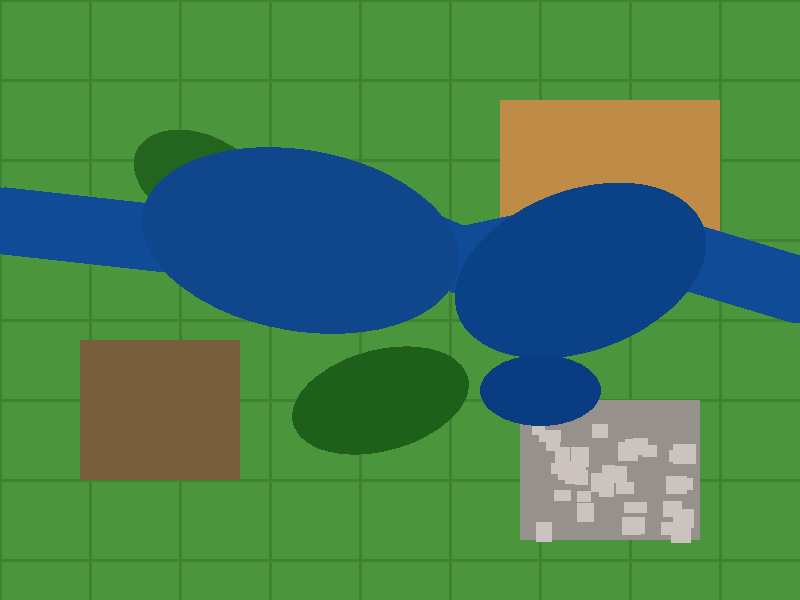
#> input picture data/samples/chennai_post_disaster_sentinel2.png, 800 x 600 px
$ python -i service.py   (imports and definitions only)
#> lines starting #> are read from the running program, lines starting #| are printed output that depends on the picture; after the words box and inside, x2 and y2 are one past the last pixel; in counts of white or black regions, pixels touching at a corner belong together
### backend/app/core/config.py
import os
from pathlib import Path
from pydantic_settings import BaseSettings
from typing import List, Optional

BASE_DIR = Path(__file__).resolve().parent.parent.parent.parent  # d:\tech

class Settings(BaseSettings):
    APP_NAME: str = "AI-Powered Digital Twin Framework for Land Use Change in Disaster-Affected Regions"
    APP_ENV: str = "development"
    DEBUG: bool = True
    API_V1_STR: str = "/api/v1"

    # Server settings
    HOST: str = "0.0.0.0"
    PORT: int = 8000

    # Database
    DATABASE_URL: str = f"sqlite:///{BASE_DIR / 'data' / 'digital_twin.db'}"

    # Storage directories
    BASE_DIR: Path = BASE_DIR
    UPLOAD_DIR: Path = BASE_DIR / "data" / "uploads"
    PROCESSED_DIR: Path = BASE_DIR / "data" / "processed"
    SAMPLES_DIR: Path = BASE_DIR / "data" / "samples"
    MODELS_DIR: Path = BASE_DIR / "models"
    DOCS_DIR: Path = BASE_DIR / "docs"

    # CORS
    CORS_ORIGINS: List[str] = [
        "http://localhost:5173",
        "http://localhost:3000",
        "http://127.0.0.1:5173",
        "http://127.0.0.1:3000",
        "*"
    ]

    # External API keys & Credentials (Optional with offline fallback)
    NASA_EARTHDATA_TOKEN: Optional[str] = None
    COPERNICUS_CLIENT_ID: Optional[str] = None
    COPERNICUS_CLIENT_SECRET: Optional[str] = None
    CDSE_AUTH_URL: str = "https://identity.dataspace.copernicus.eu/auth/realms/CDSE/protocol/openid-connect/token"
    CDSE_CATALOG_URL: str = "https://catalogue.dataspace.copernicus.eu/odata/v1/Products"
    CDSE_STAC_URL: str = "https://catalogue.dataspace.copernicus.eu/stac"
    OPENWEATHER_API_KEY: Optional[str] = None
    GOOGLE_MAPS_API_KEY: Optional[str] = None
    IMD_API_KEY: Optional[str] = None
    GEMINI_API_KEY: Optional[str] = None
    OPENAI_API_KEY: Optional[str] = None

    # JWT & Authentication
    JWT_SECRET_KEY: str = "disaster-twin-jwt-secret-key-india-geospatial-2026-secure"
    JWT_ALGORITHM: str = "HS256"
    ACCESS_TOKEN_EXPIRE_MINUTES: int = 60 * 24  # 24 hours

    # System Administration & Demo
    ADMIN_USER_EMAIL: str = "admin@disastertwin.gov.in"
    DEMO_MODE: bool = True
    DATA_RETENTION_DAYS: int = 365

    # TTS Settings
    TTS_PROVIDER: str = "gtts_fallback"

    # Geography boundary storage
    GEOGRAPHY_DIR: Path = BASE_DIR / "data" / "geography"

    class Config:
        env_file = ".env"
        extra = "allow"

settings = Settings()

# Ensure directories exist
for p in [settings.UPLOAD_DIR, settings.PROCESSED_DIR, settings.SAMPLES_DIR, settings.MODELS_DIR, settings.GEOGRAPHY_DIR]:
    p.mkdir(parents=True, exist_ok=True)
#> further down, picture is the input picture: shape (600, 800, 3); mean B, G, R 80.6, 127.2, 71.4

### backend/app/services/flood_detection/service.py
import cv2
import numpy as np
from pathlib import Path
from typing import Dict, Any, Optional, Tuple
import uuid

from backend.app.core.config import settings

class FloodDetectionService:
    @staticmethod
    def extract_water_mask(image_bgr: np.ndarray) -> np.ndarray:
        """
        Extracts candidate water pixels using combined HSV color-space analysis,
        excess green vegetation exclusion, sediment/turbid floodwater detection,
        and foaming torrent extraction. Handles both clean satellite rasters and
        turbid real-world monsoon flood photography.
        """
        h, w = image_bgr.shape[:2]
#> h = 600; w = 800
        b = image_bgr[:, :, 0].astype(np.float32)
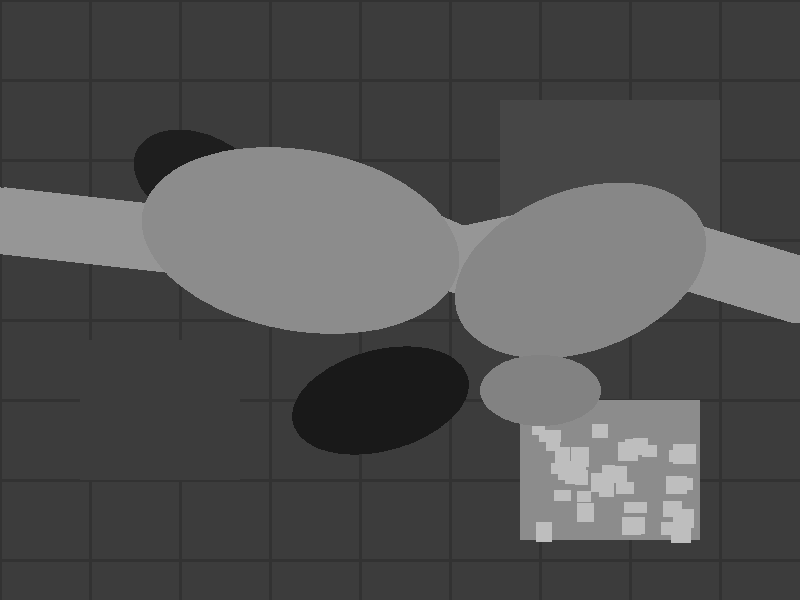
#> b: shape (600, 800) float32; min 25, max 190, mean 80.6
        g = image_bgr[:, :, 1].astype(np.float32)
        r = image_bgr[:, :, 2].astype(np.float32)
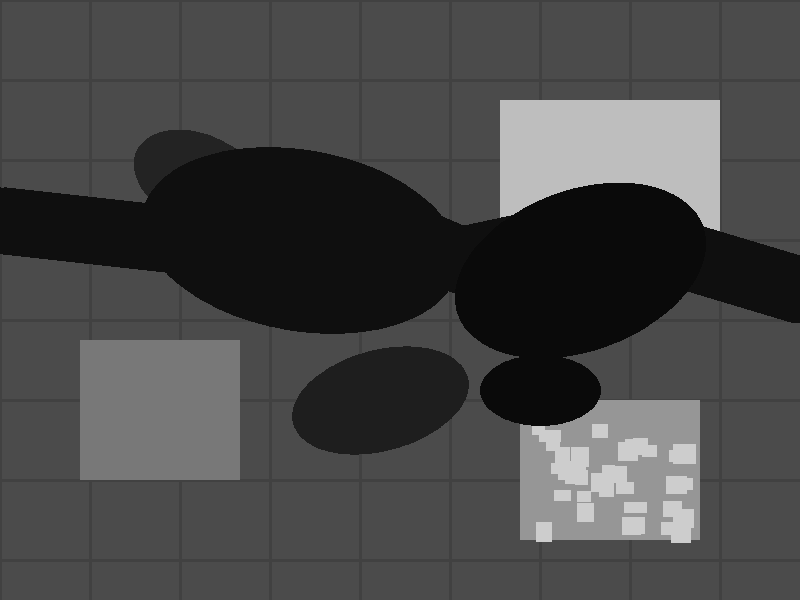
#> r: shape (600, 800) float32; min 10, max 205, mean 71.4

        # Convert to HSV
        hsv = cv2.cvtColor(image_bgr, cv2.COLOR_BGR2HSV)
#> hsv: shape (600, 800, 3); mean H, S, V 60.8, 163.7, 146.1
        H, S, V = hsv[:, :, 0], hsv[:, :, 1], hsv[:, :, 2]
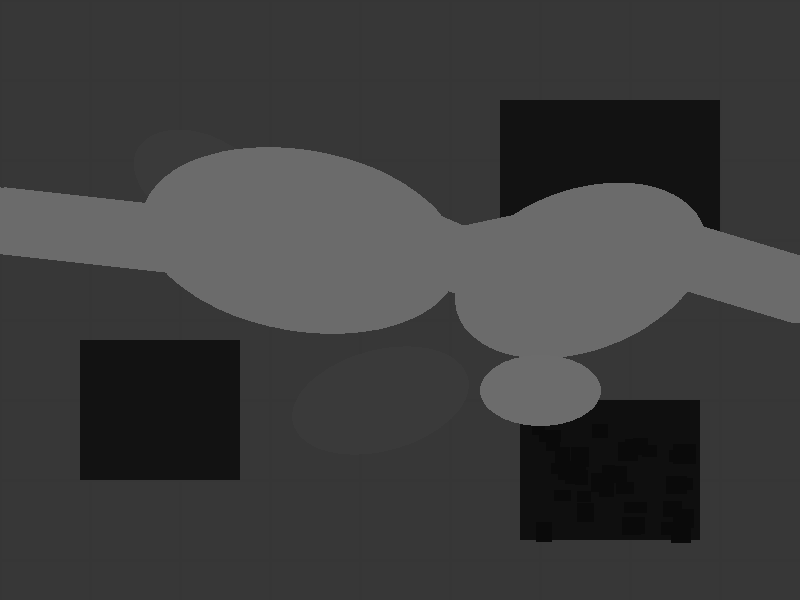
#> H: shape (600, 800); min 10, max 108, mean 60.8
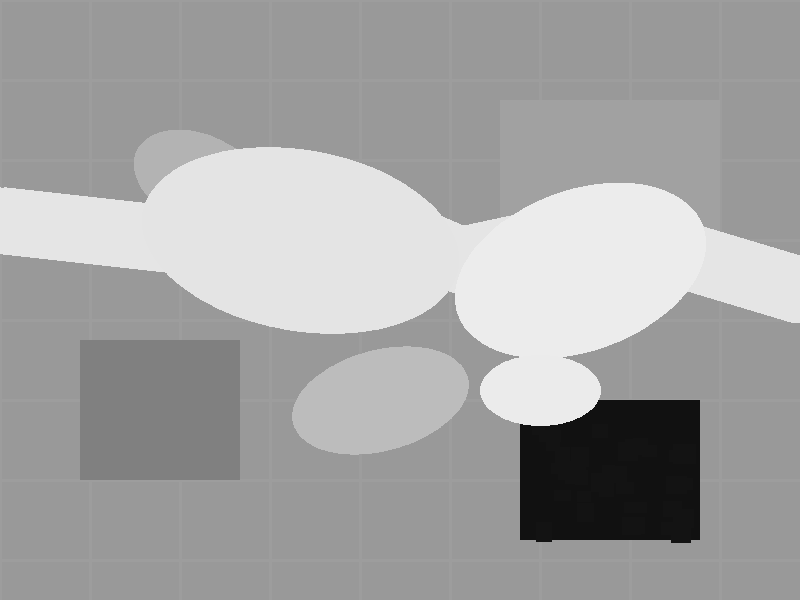
#> S: shape (600, 800); min 17, max 236, mean 163.7
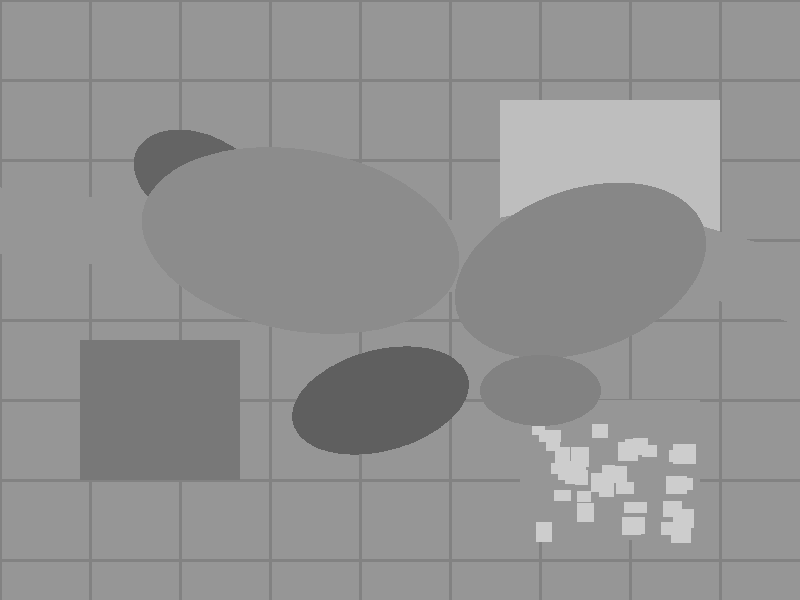
#> V: shape (600, 800); min 95, max 205, mean 146.1

        # 1. VEGETATION EXCLUSION:
        # In RGB imagery, green foliage (trees, grass, crops) has strong excess green:
        # ExG = 2*G - R - B. In addition, green hue in OpenCV HSV is in [32, 88].
        # Any pixel satisfying vegetation signatures is STRICTLY excluded from water masks.
        is_vegetation = (
            ((H >= 32) & (H <= 88) & (S >= 18)) |
            ((2.0 * g - r - b) > 12.0) |
            ((g > r * 1.12) & (g > b * 1.08) & (g > 40))
        )
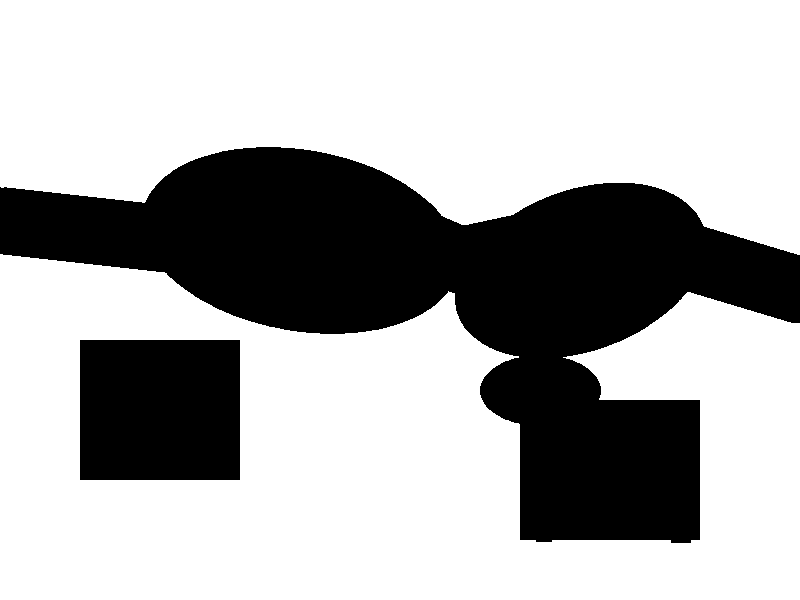
#> is_vegetation: shape (600, 800) bool; 68.9% white; 2 black regions, box (x1, y1, x2, y2) and area: (0, 147, 800, 543) 126907, (80, 340, 240, 480) 22400

        # 2. CLEAR / DEEP WATER:
        # Deep blue/cyan water absorbs Red and NIR, reflecting Blue/Green.
        water_deep = (H >= 80) & (H <= 145) & (S >= 20) & (V >= 20) & ~is_vegetation
#> water_deep: shape (600, 800) bool; 21.5% white; 1 white region, box (x1, y1, x2, y2) and area: (0, 147, 800, 426) 103251
        water_dark = (V < 75) & (S < 150) & (b > 15) & ~is_vegetation
#> water_dark: shape (600, 800) bool; every value is 0

        # 3. TURBID / SEDIMENT / SILT-LADEN FLOOD WATER:
        # Typical of monsoon floods across India / river basins where rapid flow carries silt/mud.
        # Color profile: Brown, beige, ochre, murky tan, grey-brown.
        # - Low to moderate saturation (S in [5, 85])
        # - Hue in warm/silt range (H in [5, 32] or H >= 165)
        # - Moderate to high brightness (V in [50, 235])
        # - Red and Green slightly exceed Blue with bounded differences (unlike vibrant red/yellow objects)
        water_turbid = (
            ((H >= 5) & (H <= 32) | (H >= 165)) &
            (S >= 5) & (S <= 85) &
            (V >= 50) & (V <= 235) &
            (r >= b * 0.90) & (r - b < 75) & (g - b < 55) &
            ~is_vegetation
        )
#> water_turbid: shape (600, 800) bool; 4.9% white; 1 white region, box (x1, y1, x2, y2) and area: (520, 400, 700, 543) 23656

        # 4. CHURNING WHITEWATER RAPIDS & FOAM:
        # High-velocity spray and turbulence over weirs, barrages, and flooded channels.
        # Color profile: Very low saturation, high brightness, neutral chromatic balance.
        water_foam = (
            (V >= 150) &
            (S <= 30) &
            (np.abs(r - b) < 30) &
            (np.abs(g - b) < 30) &
            ~is_vegetation
        )

        # 5. SATELLITE OPTICAL WATER (Sentinel-2 / Landsat):
        # High blue reflectance relative to red with subdued green
        water_satellite = (
            (b > r * 1.05) & (b > 45) & ~is_vegetation
        )

        raw_water = (water_deep | water_dark | water_turbid | water_foam | water_satellite) & ~is_vegetation
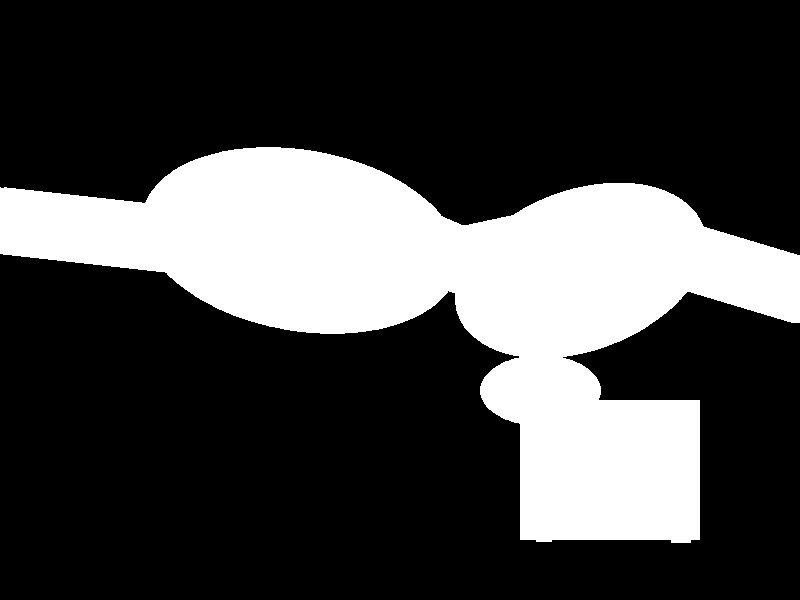
#> raw_water: shape (600, 800) bool; 26.4% white; 1 white region, box (x1, y1, x2, y2) and area: (0, 147, 800, 543) 126907

        # Exclude upper boundary sky band if present in oblique aerial shots (top 5% of frame)
        raw_water[:max(1, int(h * 0.05)), :] = False

        # Morphological filtering:
        # Opening eliminates tiny isolated false-positive noise in non-water terrain
        # Closing fills small internal eddies and ripples within continuous water surfaces
        kernel = cv2.getStructuringElement(cv2.MORPH_ELLIPSE, (5, 5))
        water_clean = cv2.morphologyEx(raw_water.astype(np.uint8) * 255, cv2.MORPH_OPEN, kernel)
#> water_clean: shape (600, 800); 26.4% white; 1 white region, box (x1, y1, x2, y2) and area: (0, 147, 800, 543) 126891
        water_clean = cv2.morphologyEx(water_clean, cv2.MORPH_CLOSE, kernel)
#> water_clean: shape (600, 800); 26.4% white; 1 white region, box (x1, y1, x2, y2) and area: (0, 147, 800, 543) 126940

        return water_clean

    # [135 lines left out: function analyze_flood, not called in this run]

>>> import cv2
>>> picture = cv2.imread('../../../../data/samples/chennai_post_disaster_sentinel2.png')
>>> result = FloodDetectionService().extract_water_mask(picture)

$ run again, on data/samples/chennai_pre_disaster_sentinel2.png
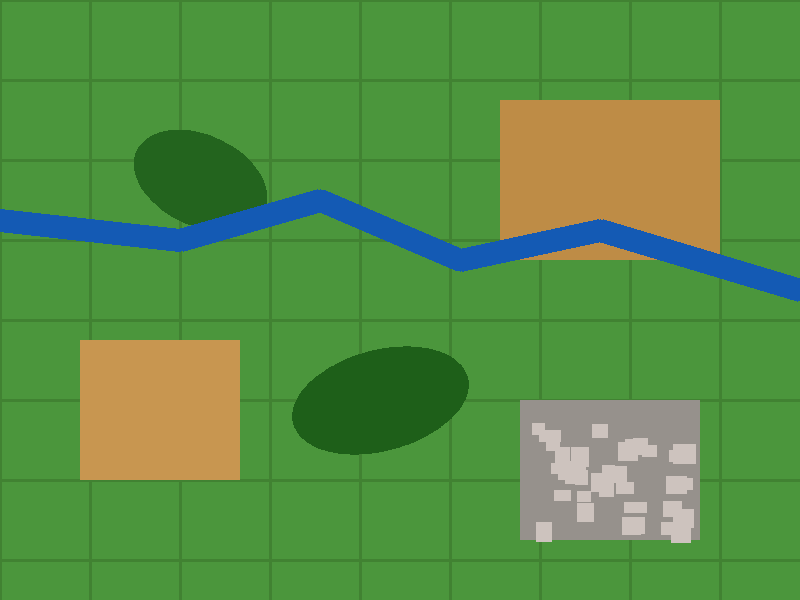
#> input picture data/samples/chennai_pre_disaster_sentinel2.png, 800 x 600 px
#> picture is the input picture: shape (600, 800, 3); mean B, G, R 69.2, 143.8, 88.1
#> hsv: shape (600, 800, 3); mean H, S, V 50.9, 151.1, 153.3
#> in extract_water_mask, `is_vegetation = ( ((H >= 32) & (H <= 88) & (S >= 18)) | ((2.0 * g - r ..`:
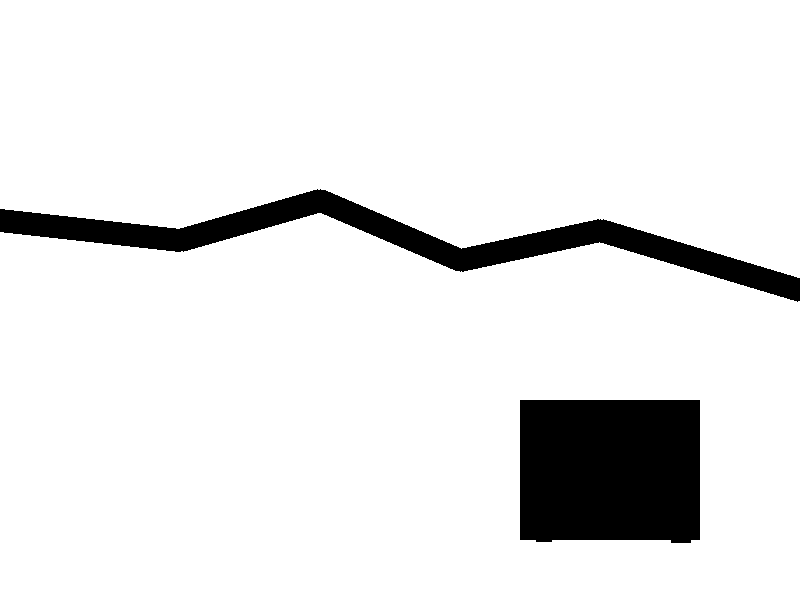
#> is_vegetation: shape (600, 800) bool; 90.8% white; 2 black regions, box (x1, y1, x2, y2) and area: (520, 400, 700, 543) 25292, (0, 189, 800, 302) 19072
#> in extract_water_mask, `water_deep = (H >= 80) & (H <= 145) & (S >= 20) & (V >= 20) & ~is_vege..`:
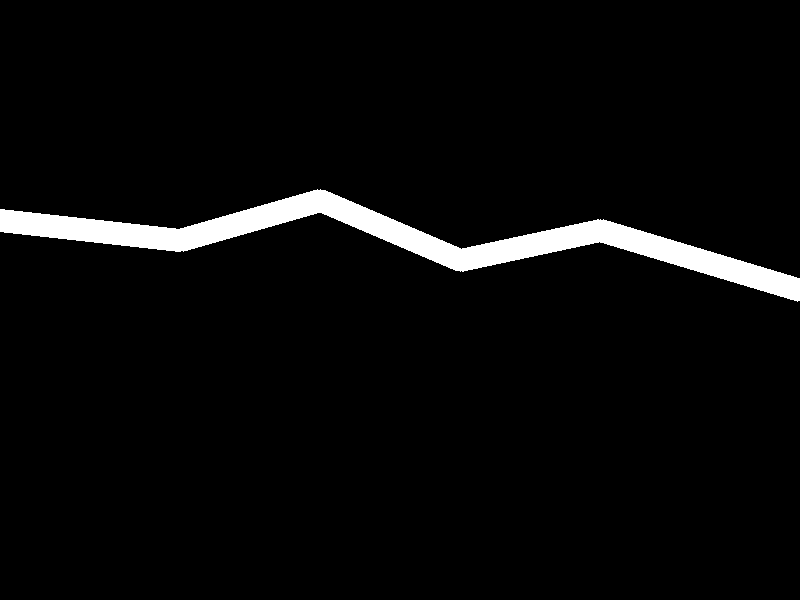
#> water_deep: shape (600, 800) bool; 4% white; 1 white region, box (x1, y1, x2, y2) and area: (0, 189, 800, 302) 19072
#> water_dark: shape (600, 800) bool; every value is 0
#> water_turbid: shape (600, 800) bool; 5.3% white; 1 white region, box (x1, y1, x2, y2) and area: (520, 400, 700, 543) 25292
